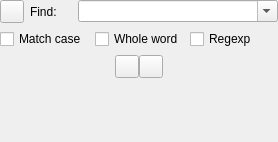
<?xml version="1.0" encoding="UTF-8"?>
<ui version="4.0">
 <class>SearchWidget</class>
 <widget class="QWidget" name="SearchWidget">
  <property name="geometry">
   <rect>
    <x>0</x>
    <y>0</y>
    <width>278</width>
    <height>142</height>
   </rect>
  </property>
  <property name="windowTitle">
   <string>Find</string>
  </property>
  <layout class="QVBoxLayout" name="verticalLayout">
   <property name="leftMargin">
    <number>0</number>
   </property>
   <property name="topMargin">
    <number>0</number>
   </property>
   <property name="rightMargin">
    <number>0</number>
   </property>
   <property name="bottomMargin">
    <number>0</number>
   </property>
   <item>
    <layout class="QHBoxLayout" name="horizontalLayout">
     <item>
      <widget class="QToolButton" name="closeButton">
       <property name="toolTip">
        <string>Press to close the window</string>
       </property>
       <property name="text">
        <string/>
       </property>
      </widget>
     </item>
     <item>
      <widget class="QLabel" name="label">
       <property name="text">
        <string>Find:</string>
       </property>
      </widget>
     </item>
     <item>
      <widget class="QComboBox" name="findtextCombo">
       <property name="sizePolicy">
        <sizepolicy hsizetype="Fixed" vsizetype="Fixed">
         <horstretch>0</horstretch>
         <verstretch>0</verstretch>
        </sizepolicy>
       </property>
       <property name="minimumSize">
        <size>
         <width>200</width>
         <height>0</height>
        </size>
       </property>
       <property name="editable">
        <bool>true</bool>
       </property>
       <property name="insertPolicy">
        <enum>QComboBox::InsertAtTop</enum>
       </property>
       <property name="duplicatesEnabled">
        <bool>false</bool>
       </property>
      </widget>
     </item>
    </layout>
   </item>
   <item>
    <layout class="QHBoxLayout" name="horizontalLayout_2">
     <item>
      <widget class="QCheckBox" name="caseCheckBox">
       <property name="text">
        <string>Match case</string>
       </property>
      </widget>
     </item>
     <item>
      <widget class="QCheckBox" name="wordCheckBox">
       <property name="text">
        <string>Whole word</string>
       </property>
      </widget>
     </item>
     <item>
      <widget class="QCheckBox" name="regexpCheckBox">
       <property name="text">
        <string>Regexp</string>
       </property>
      </widget>
     </item>
    </layout>
   </item>
   <item>
    <layout class="QHBoxLayout" name="horizontalLayout_3">
     <property name="spacing">
      <number>0</number>
     </property>
     <item>
      <spacer name="horizontalSpacer">
       <property name="orientation">
        <enum>Qt::Horizontal</enum>
       </property>
       <property name="sizeHint" stdset="0">
        <size>
         <width>40</width>
         <height>20</height>
        </size>
       </property>
      </spacer>
     </item>
     <item>
      <widget class="QToolButton" name="findPrevButton">
       <property name="toolTip">
        <string>Press to find the previous occurrence</string>
       </property>
      </widget>
     </item>
     <item>
      <widget class="QToolButton" name="findNextButton">
       <property name="toolTip">
        <string>Press to find the next occurrence</string>
       </property>
      </widget>
     </item>
     <item>
      <spacer name="horizontalSpacer_2">
       <property name="orientation">
        <enum>Qt::Horizontal</enum>
       </property>
       <property name="sizeHint" stdset="0">
        <size>
         <width>40</width>
         <height>20</height>
        </size>
       </property>
      </spacer>
     </item>
    </layout>
   </item>
   <item>
    <widget class="QLabel" name="statusLabel">
     <property name="text">
      <string/>
     </property>
     <property name="wordWrap">
      <bool>true</bool>
     </property>
    </widget>
   </item>
  </layout>
 </widget>
 <tabstops>
  <tabstop>findtextCombo</tabstop>
  <tabstop>caseCheckBox</tabstop>
  <tabstop>wordCheckBox</tabstop>
  <tabstop>regexpCheckBox</tabstop>
  <tabstop>findPrevButton</tabstop>
  <tabstop>findNextButton</tabstop>
  <tabstop>closeButton</tabstop>
 </tabstops>
 <resources/>
 <connections/>
</ui>
